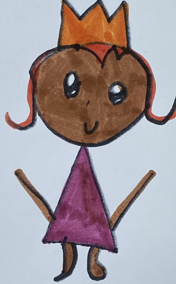
#> input picture ad_fast_api/ad_fast_api/workspace/files/example1/cutout_character_image.png, 176 x 284 px
$ python -i segment_character.py   (imports and definitions only)
#> lines starting #> are read from the running program, lines starting #| are printed output that depends on the picture
import cv2
import numpy as np
from skimage import measure
from logging import Logger
from scipy import ndimage
from ad_fast_api.domain.find_character.sources.errors import (
    find_character_500_status as fcs,
)


# [73 lines left out: functions apply_threshold, apply_morphology, not called in this run]


def apply_floodfill(processed_img: np.ndarray) -> np.ndarray:
    """
    플러드 필(Flood Fill) 기법은 이미지 내에서 연결된 영역(Region) 을 효율적으로 찾아내어 일정 조건(예: 색상, 밝기 등)에 해당하는 픽셀들을 한꺼번에 채우는 알고리즘입니다.
    보통 그래픽 편집 도구에서 “버킷 채우기(Bucket Fill)”로 알려져 있으며, 영역 분할이나 배경 제거 같은 작업에 유용하게 사용됩니다.
    이미지 가장자리에서 여러 포인트로부터 플러드 필을 수행하여 배경을 제거합니다.
    가장자리에 있는 영역은 배경(0)으로 채워지며, 이후 해당 결과를 이용해 올바른 객체 영역을 추출합니다.
    """
    h, w = processed_img.shape[:2]

    # OpenCV의 floodFill은 원본보다 2픽셀 큰 마스크를 요구함
    flood_mask = np.zeros([h + 2, w + 2], np.uint8)
    flood_mask[1:-1, 1:-1] = processed_img.copy()

    # floodfill 결과를 담을 이미지. 처음에는 모두 흰색(255)로 초기화
    im_floodfill = np.full(processed_img.shape, 255, np.uint8)

    # 10픽셀 간격으로 이미지의 상하단 가장자리에서 floodFill 시작
    for x in range(0, w - 1, 10):
        cv2.floodFill(im_floodfill, flood_mask, (x, 0), (0,))
        cv2.floodFill(im_floodfill, flood_mask, (x, h - 1), (0,))

    # 좌우측 가장자리의 10픽셀 간격에서 floodFill 실행
    for y in range(0, h - 1, 10):
        cv2.floodFill(im_floodfill, flood_mask, (0, y), (0,))
        cv2.floodFill(im_floodfill, flood_mask, (w - 1, y), (0,))

    # 확실히 가장자리 전체가 배경임을 보장 (경계 직접 0처리)
    im_floodfill[0, :] = 0
    im_floodfill[-1, :] = 0
    im_floodfill[:, 0] = 0
    im_floodfill[:, -1] = 0

    return im_floodfill


# [64 lines left out: functions extract_largest_contour, segment_character, not called in this run]

>>> import cv2
>>> picture = cv2.imread('../../../../workspace/files/example1/cutout_character_image.png', cv2.IMREAD_GRAYSCALE)
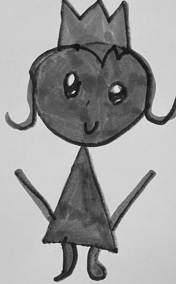
#> picture: shape (284, 176); min 15, max 247, mean 157.8
>>> result = apply_floodfill(picture)
#> in apply_floodfill, `flood_mask[1:-1, 1:-1] = processed_img.copy()`:
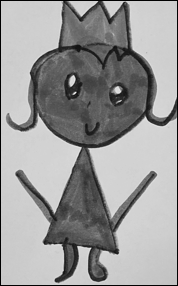
#> flood_mask: shape (286, 178); min 0, max 247, mean 154.9
#> after the loop in apply_floodfill, `for x in range(0, w - 1, 10):`: im_floodfill: shape (284, 176); every value is 255
#> in apply_floodfill, `im_floodfill[:, -1] = 0`:
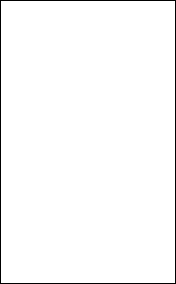
#> im_floodfill: shape (284, 176); 98.2% white; black in thin lines or dots

$ run again, on ad_fast_api/ad_fast_api/workspace/files/example1/origin_image.png
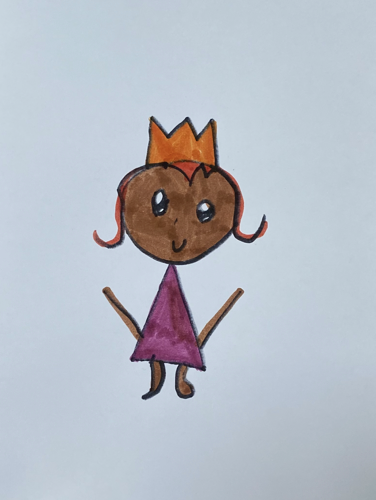
#> input picture ad_fast_api/ad_fast_api/workspace/files/example1/origin_image.png, 376 x 500 px
#> in apply_floodfill, `flood_mask[1:-1, 1:-1] = processed_img.copy()`:
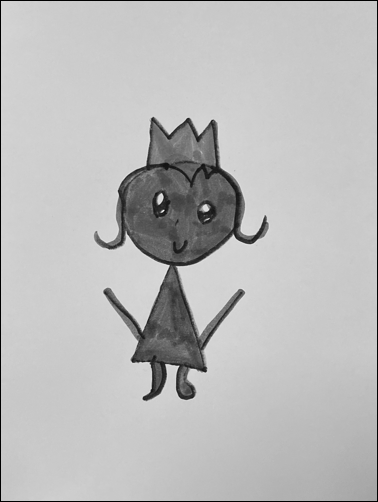
#> flood_mask: shape (502, 378); min 0, max 248, mean 187.4
#> in apply_floodfill, `im_floodfill[:, -1] = 0`:
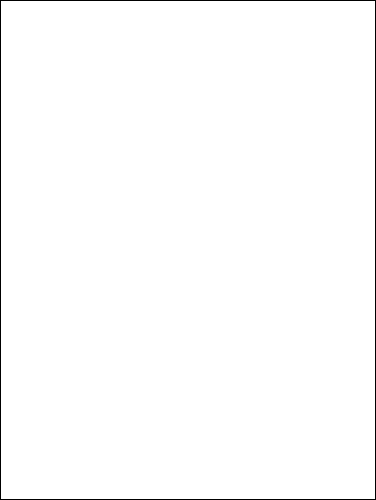
#> im_floodfill: shape (500, 376); 99.1% white; black in thin lines or dots
